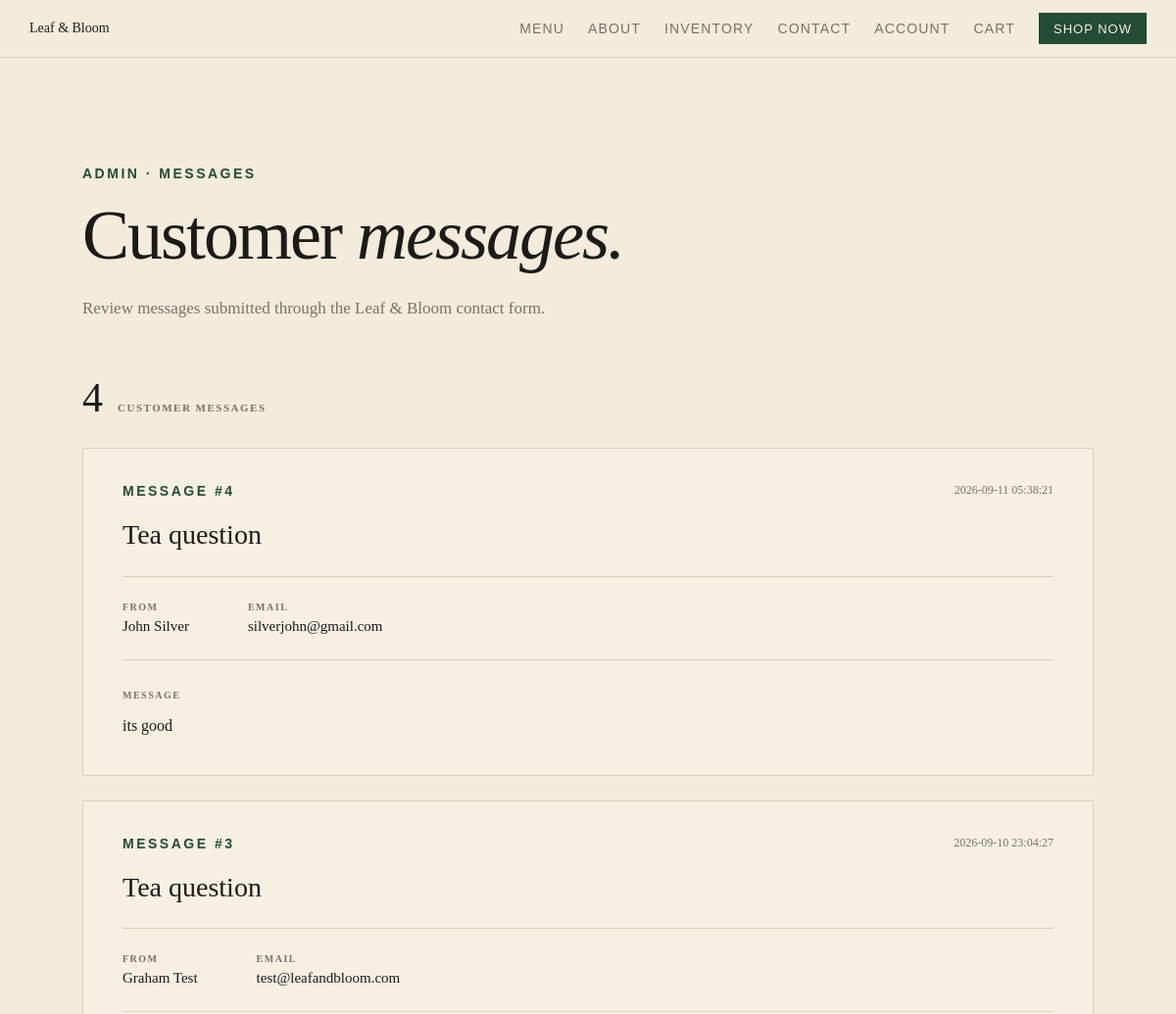
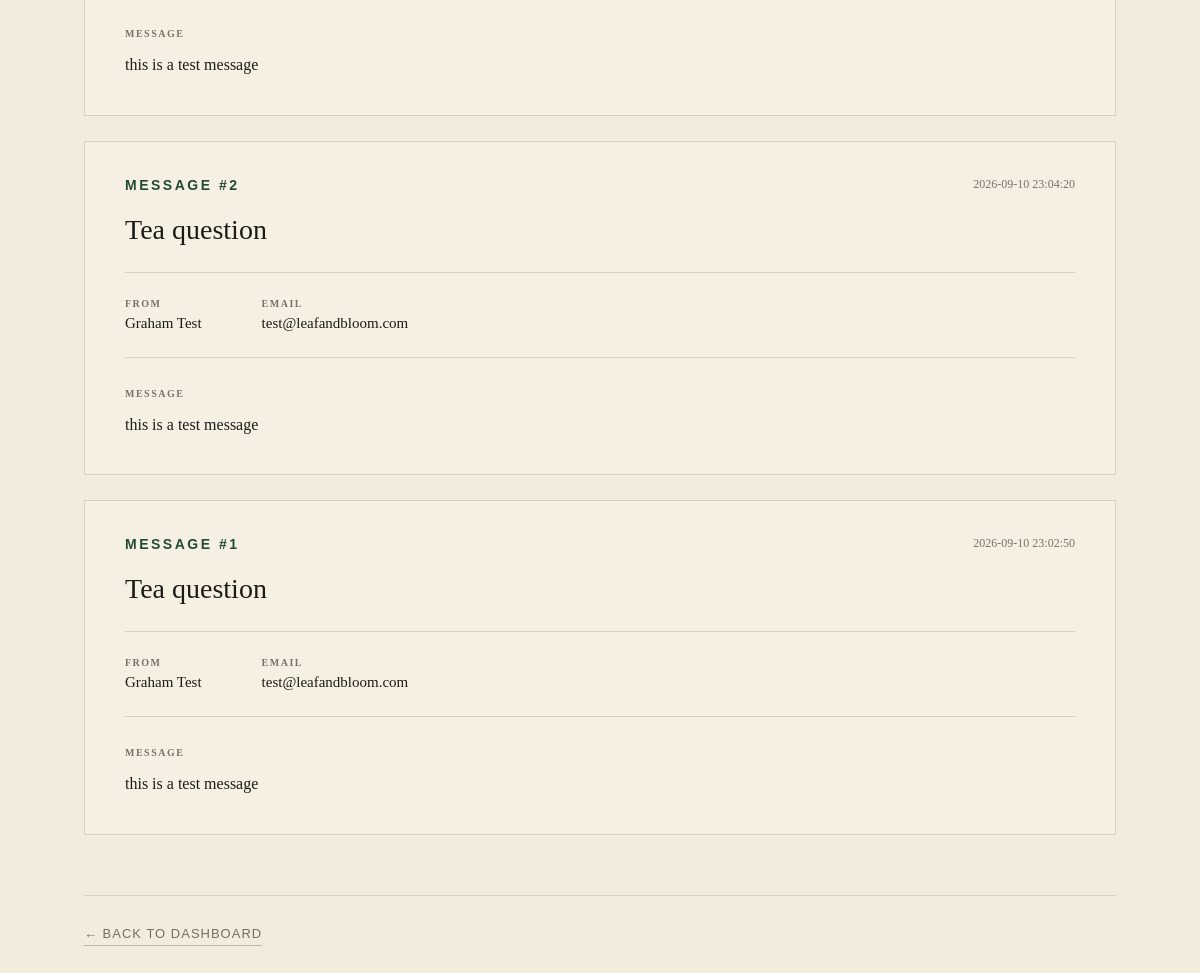
The app's page /admin/messages.php (signed in) with its own data (2 pictures, top to bottom).
### tables this page shows
CREATE TABLE `contact_messages` (
  `message_id` int(10) UNSIGNED NOT NULL,
  `name` varchar(100) NOT NULL,
  `email` varchar(150) NOT NULL,
  `subject` varchar(200) NOT NULL,
  `message` text NOT NULL,
  `created_at` timestamp NOT NULL DEFAULT current_timestamp()
);

### admin/messages.php (the view, shortened to what this page needs)
<?php
require_once '../includes/db.php';
$stmt = $pdo->query("
    SELECT
        message_id,
        name,
        email,
        subject,
        message,
        created_at
    FROM contact_messages
    ORDER BY created_at DESC
");
$messages = $stmt->fetchAll(PDO::FETCH_ASSOC);
?>
<!DOCTYPE html>
<html lang="en">
<head>
    <link rel="stylesheet"
          href="../assets/css/style.css">
</head>
<body>
<?php include '../includes/navbar.php'; ?>
<main>
<section class="admin-messages-section">
    <div class="admin-messages-heading">
        <p class="section-label">
            ADMIN · MESSAGES
        </p>
        <h1>
            Customer <em>messages.</em>
        </h1>
        <p>
            Review messages submitted through
            the Leaf &amp; Bloom contact form.
        </p>
    </div>
    <div class="admin-messages-summary">
        <span>
            <?= count($messages) ?>
        </span>
        <p>
            CUSTOMER MESSAGES
        </p>
    </div>
    <div class="admin-message-list">
        <?php if (empty($messages)): ?>
            <div class="admin-message-empty">
                <p>
                    No customer messages found.
                </p>
            </div>
        <?php else: ?>
            <?php foreach ($messages as $message): ?>
                <article class="admin-message-card">
                    <div class="admin-message-header">
                        <div>
                            <p class="section-label">
                                MESSAGE #<?= (int) $message['message_id'] ?>
                            </p>
                            <h2>
                                <?= htmlspecialchars(
                                    $message['subject']
                                ) ?>
                            </h2>
                        </div>
                        <span class="admin-message-date">
                            <?= htmlspecialchars(
                                $message['created_at']
                            ) ?>
                        </span>
                    </div>
                    <div class="admin-message-details">
                        <div>
                            <span>
                                FROM
                            </span>
                            <strong>
                                <?= htmlspecialchars(
                                    $message['name']
                                ) ?>
                            </strong>
                        </div>
                        <div>
                            <span>
                                EMAIL
                            </span>
                            <strong>
                                <?= htmlspecialchars(
                                    $message['email']
                                ) ?>
                            </strong>
                        </div>
                    </div>
                    <div class="admin-message-body">
                        <span>
                            MESSAGE
                        </span>
                        <p>
                            <?= nl2br(
                                htmlspecialchars(
                                    $message['message']
                                )
                            ) ?>
                        </p>
                    </div>
                </article>
            <?php endforeach; ?>
        <?php endif; ?>
    </div>
    <div class="admin-dashboard-footer">
        <a href="dashboard.php"
           class="secondary-button">
            ← Back to Dashboard
        </a>
    </div>
</section>
</main>
</body>
</html>

### assets/css/style.css (style rules this page uses)
:root { --cream: #f3ecdc; --dark: #1b1b17; --green: #244b34; --muted: #777267; --border: #d9d0bd; }
* { box-sizing: border-box; }
html { scroll-behavior: smooth; }
body { margin: 0; background: var(--cream); color: var(--dark); }
.secondary-button { color: #756e62; text-decoration: none; font-family: Arial, sans-serif; font-size: 7px; text-transform: uppercase; letter-spacing: 1px; border-bottom: 1px solid #bdb3a0; padding-bottom: 4px; }
.section-label { margin: 0 0 13px; color: #8d735f; font-family: Arial, sans-serif; font-size: 7px; text-transform: uppercase; letter-spacing: 2px; }
.section-label { margin-bottom: 20px; font-size: 12px; letter-spacing: 2px; text-transform: uppercase; color: var(--green); font-weight: 600; }
.primary-button, .secondary-button { font-size: 13px; }
.section-label { font-size: 14px; letter-spacing: 2.5px; }
.admin-dashboard-footer { display: flex; justify-content: space-between; align-items: center; max-width: 1200px; margin-top: 60px; padding-top: 30px; border-top: 1px solid var(--border); }
.admin-messages-section { padding: 110px 7% 130px; background: var(--cream); min-height: 75vh; }
.admin-messages-heading { max-width: 800px; margin-bottom: 55px; }
.admin-messages-heading h1 { margin: 10px 0 24px; font-size: clamp(50px, 6vw, 78px); line-height: 0.98; font-weight: 400; letter-spacing: -2px; }
.admin-messages-heading h1 em { font-family: Georgia, serif; font-weight: 400; }
.admin-messages-heading > p:last-child { max-width: 650px; font-size: 17px; line-height: 1.8; color: var(--muted); }
.admin-messages-summary { display: flex; align-items: baseline; gap: 15px; margin-bottom: 30px; }
.admin-messages-summary span { font-size: 42px; line-height: 1; }
.admin-messages-summary p { margin: 0; font-size: 11px; font-weight: 600; letter-spacing: 1.5px; color: var(--muted); }
.admin-message-list { max-width: 1100px; }
.admin-message-card { margin-bottom: 25px; padding: 35px 40px; border: 1px solid var(--border); background: rgba(255, 255, 255, 0.2); }
.admin-message-header { display: flex; justify-content: space-between; align-items: flex-start; gap: 30px; padding-bottom: 25px; border-bottom: 1px solid var(--border); }
.admin-message-header h2 { margin: 10px 0 0; font-size: 28px; line-height: 1.2; font-weight: 400; }
.admin-message-date { font-size: 12px; color: var(--muted); white-space: nowrap; }
.admin-message-details { display: flex; gap: 60px; padding: 25px 0; border-bottom: 1px solid var(--border); }
.admin-message-details div { display: flex; flex-direction: column; gap: 6px; }
.admin-message-details span, .admin-message-body > span { font-size: 10px; font-weight: 600; letter-spacing: 1.5px; color: var(--muted); }
.admin-message-details strong { font-size: 15px; font-weight: 500; }
.admin-message-body { padding-top: 25px; }
.admin-message-body p { max-width: 800px; margin: 10px 0 0; font-size: 16px; line-height: 1.8; white-space: normal; }

### records on screen
contact_messages: message_id "4", subject "Tea question", created_at "2026-09-11 05:38:21", name "John Silver", email "silverjohn@gmail.com", message "its good"
contact_messages: message_id "3", subject "Tea question", created_at "2026-09-10 23:04:27", name "Graham Test", email "test@leafandbloom.com", message "this is a test message"
contact_messages: message_id "2", subject "Tea question", created_at "2026-09-10 23:04:20", name "Graham Test", email "test@leafandbloom.com", message "this is a test message"
contact_messages: message_id "1", subject "Tea question", created_at "2026-09-10 23:02:50", name "Graham Test", email "test@leafandbloom.com", message "this is a test message"

### other values on screen
count($messages) "4"
